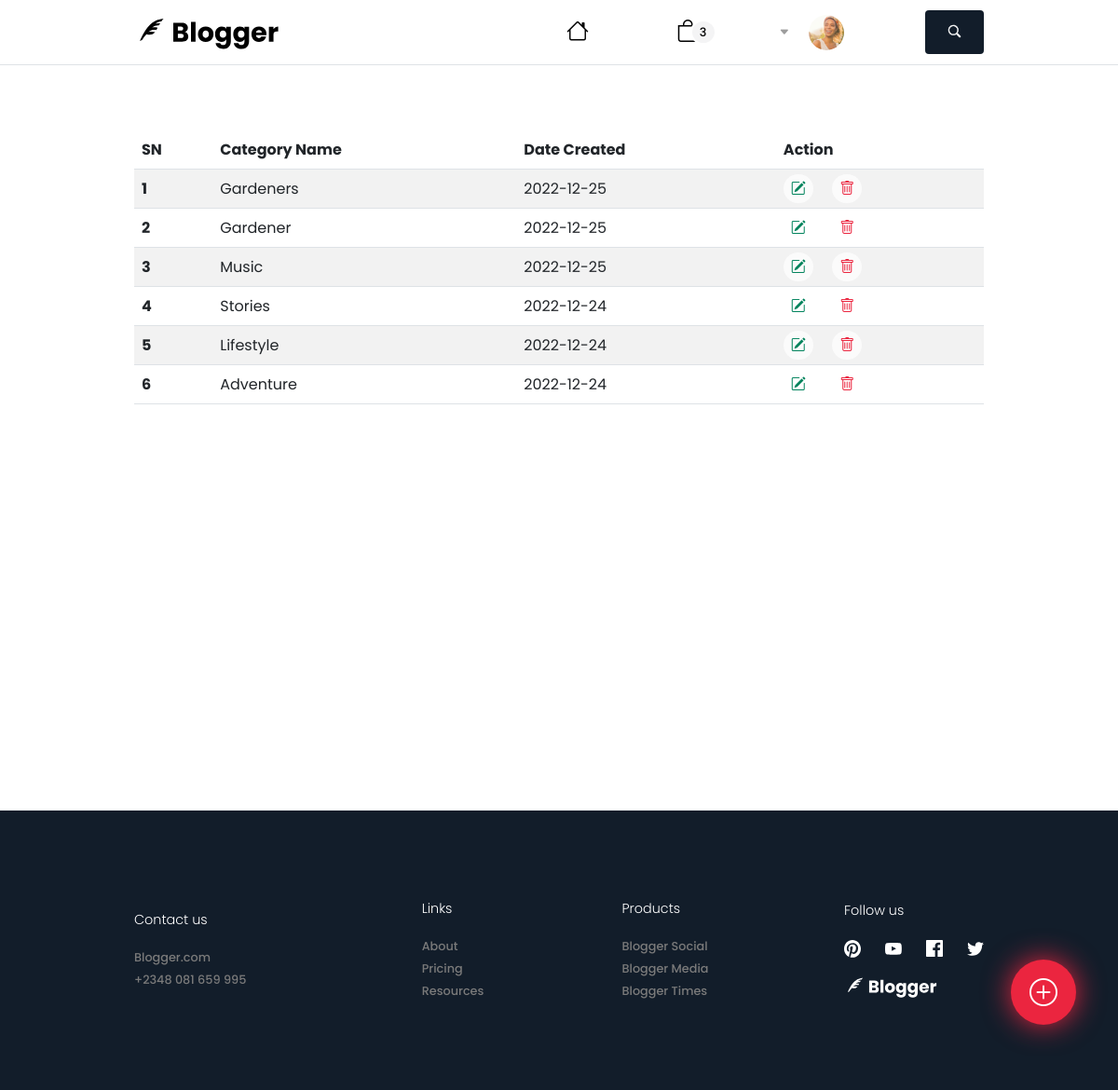
The app's page /categories.php, older data.
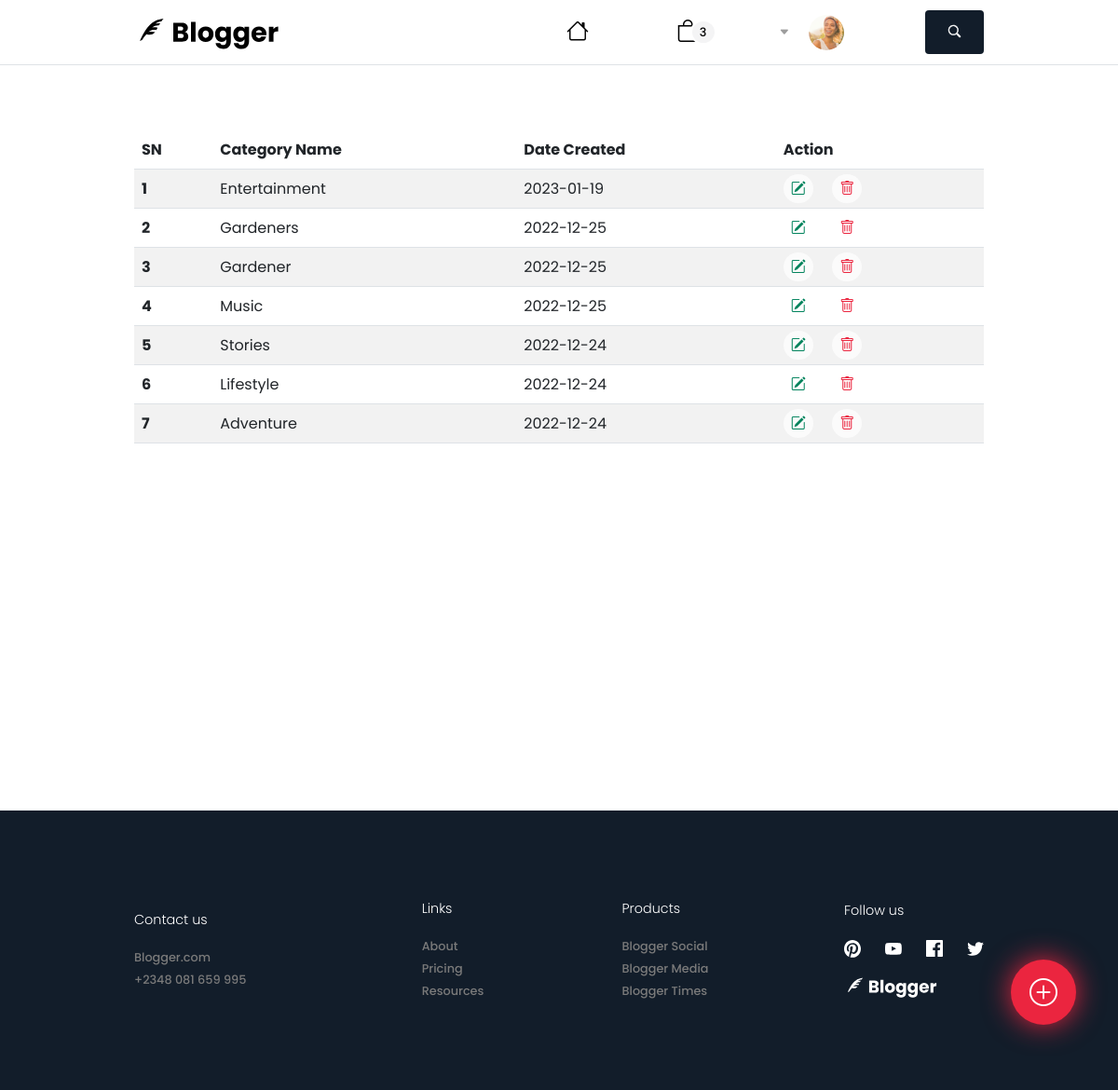
The same page, newer data.
### tables this page shows
CREATE TABLE `categories` (
  `id` int NOT NULL,
  `addCategory` varchar(255) NOT NULL,
  `dateCreated` date NOT NULL
);

### classes/dbConnect.php (called while the page is built)
<?php
    class DbConnect
    {
        protected function connect()
        {
            try
            {
                $username = 'root';
                $password = '';
                $dbConn = new PDO('mysql:host=localhost;dbname=blogger', $username, $password);
                return $dbConn;
            }
            catch (PDOException $e)
            {
                print "Connection failed: " . $e->getMessage() . "<br>";
                die();
            }
        }
    }
?>

### classes/category.queryDb.php (called while the page is built, shortened)
<?php
    class CategoryQueryDb extends DbConnect
    {
        public function fetchAllCategories()
        {
            try
            {
                $stmt = $this->connect()->prepare("SELECT * FROM categories ORDER BY id DESC");
                $stmt->execute();
                return $stmt->fetchAll();
            }
            catch (Exception $e)
            {
                return $e->getMessage();
            }
        }
    }
?>

### categories.php (the view, shortened to what this page needs)
<?php
require './classes/dbConnect.php';
?>
<body>
    <div class="mainContainer">
        <?php include './headers/categoriesHeader.php' ?>
        <section class="categoriesWrapper ">
            <table class="table table-striped table-hover">
                <thead>
                    <tr>
                        <th scope="col">SN</th>
                        <th scope="col">Category Name</th>
                        <th scope="col">Date Created</th>
                        <th scope="col">Action</th>
                    </tr>
                </thead>
                <tbody>
                    <?php
                        $result = new CategoryQueryDb();
                        $categories = $result->fetchAllCategories();
                        foreach ($categories as $key => $category):?>
                        <tr>
                            <th scope="row"><?= $key + 1 ?></th>
                            <td><?= $category['addCategory'] ?></td>
                            <td><?= $category['dateCreated'] ?></td>
                            <td>
                                <a href="javascript:void(0)" class="me-3" data-bs-toggle="modal" data-bs-target="#updateModal<?= $category['id'] ?>"><i class="bi bi-pencil-square"></i></a>
                                <a href="categories.php?deleteId=<?= $category['id'] ?>"><i class="bi bi-trash"></a></i>
                            </td>
                        </tr>
                    <?php endforeach ?>
                </tbody>
            </table>
        </section>
        <footer class="d-flex justify-content-between align-items-center ">
            <div class="contactUs">
                <ul class="d-flex flex-column">
                    <p>Contact us</p>
                    <li><a href="#">Blogger.com</a></li>
                    <li><a href="tel:+2348081659995">+2348 081 659 995</a></li>
                </ul>
            </div>
            <div class="links justify-content-center">
                <ul class="d-flex flex-column">
                    <p>Links</p>
                    <li><a href="#">About</a></li>
                    <li><a href="#">Pricing</a></li>
                    <li><a href="#">Resources</a></li>
                </ul>
            </div>
            <div class="products justify-content-center">
                <ul class="d-flex flex-column">
                    <p>Products</p>
                    <li><a href="#">Blogger Social</a></li>
                    <li><a href="#">Blogger Media</a></li>
                    <li><a href="#">Blogger Times</a></li>
                </ul>
            </div>
            <div class="followUs justify-content-end">
                <ul class="d-flex flex-column align-items-start">
                    <p>Follow us</p>
                    <li>
                        <ul>
                            <li><a href="#"><img src="assets/svg/pinterestIcon.svg" alt="follow us on Facebook"></a></li>
                            <li><a href="#"><img src="assets/svg/youtubeIcon.svg" alt="follow us on Youtube"></a></li>
                            <li><a href="#"><img src="assets/svg/facebookIcon.svg" alt="follow us on Facebook"></a></li>
                            <li><a href="#"><img src="assets/svg/twitterIcon.svg" alt="follow us on Twitter"></a></li>
                        </ul>
                    </li>
                    <li class="logoList mt-3"><a href="#"><img src="assets/svg/bloggerLogoWhite.svg" alt="Blogger.com"></a></li>
                </ul>
            </div>
        </footer>
        <button type="button" class="postBtn border-0" data-bs-toggle="modal" data-bs-target="#exampleModal">
            <i class="bi bi-plus-circle"></i>
        </button>
    </div>
</body>
</html>

### headers/categoriesHeader.php (shortened to what this page needs)
<!DOCTYPE html>
<html lang="en">
<head>
    <link href="https://cdn.jsdelivr.net/npm/bootstrap@5.2.2/dist/css/bootstrap.min.css" rel="stylesheet">
    <link rel="stylesheet" href="./styles/css/categories.css">
</head>
<header class="d-flex justify-content-between align-items-center sticky-top border-bottom">
    <div class="logoContainer"><a href="index.php"><img src="assets/svg/bloggerLogoBlack.svg" alt="blogger logo"></a></div>
    <nav class="headerMenuContainer">
        <ul class="d-flex justify-content-between align-items-center wrap">
        <li class="home"><a href="./index.php"><i class="bi bi-house"></i></a></li>
            <li class="cart"><a href="./cart.php"><i class="bi bi-bag"></i><span>3</span></a></li>
            <li class="profile d-flex justify-content-between align-items-center">
                <div class="profileLinkWrapper" class="d-flex justify-content-between align-items-center">
                    <i class="bi bi-caret-down-fill caretIcon" onclick="revealProfileDropdown()"></i>
                    <a href="./posts.php">
                        <img src="assets/images/moji.png" alt="user account">
                    </a>
                </div>
            </li>
            <li class="search d-flex justify-content-center">
                <button type="submit" class="border-0">
                    <i class="bi bi-search searchIcon" onclick="toggleSearchDropdown()"></i>
                </button>
            </li>
        </ul>
    </nav>
</header>

### styles/css/categories.css (style rules this page uses)
body { font-family: "Poppins", sans-serif; }
*, img, a, ul, li, p, h2, h3, h4, h5, h6, input, textarea { margin: 0; padding: 0; list-style: none; text-decoration: none; box-sizing: border-box; resize: none !important; }
body .mainContainer { max-width: 100%; background-color: #ffffff; }
body .mainContainer header { padding: 0 12%; height: 70px; background-color: #ffffff; }
body .mainContainer header .logoContainer img { width: 60%; }
body .mainContainer header nav { width: 50%; }
body .mainContainer header nav ul li a { color: black; font-size: 0.9rem; font-weight: 500; }
body .mainContainer header nav ul .home a i { font-size: 1.5rem; }
body .mainContainer header nav ul .cart a { padding-top: 23px; padding-bottom: 21px; }
body .mainContainer header nav ul .cart a span { position: absolute; margin-left: -10px; font-size: 0.8rem; font-weight: 500; border-radius: 50%; padding: 2px 8px; border: 2px solid #ffffff; background-color: #f4f4f5; }
body .mainContainer header nav ul .cart a i { font-size: 1.5rem; }
body .mainContainer header nav ul .profile .profileLinkWrapper { padding: 4px; padding-right: 0; }
body .mainContainer header nav ul .profile .profileLinkWrapper i { color: #9d9d9d; margin-left: -12px; border: 1px solid #ffffff; font-size: 0.7rem; font-weight: 500; padding: 4px 6.5px; border-radius: 50%; background-color: #ffffff; }
body .mainContainer header nav ul .profile .profileLinkWrapper a img { width: 40px; height: 40px; object-fit: cover; border-radius: 50px; border: 1px solid #ffffff; }
body .mainContainer header nav ul .search i { color: #ffffff; font-size: 13px; text-align: center; padding: 14px 25px; background-color: #121d2a; -webkit-text-stroke: 0.5px; border-radius: 4px; }
body .mainContainer header nav ul a { width: 100px; text-align: center; padding: 23px 8px; font-size: 0.9rem; color: #121d2a; letter-spacing: 0.5px; font-weight: 600; }
body .mainContainer .categoriesWrapper { width: 100%; height: 100vh; padding: 0 12%; padding-top: 70px; }
body .mainContainer .categoriesWrapper table tbody { width: 100%; }
body .mainContainer .categoriesWrapper table tbody tr td a { padding: 4px 8px; border-radius: 50px; background-color: rgba(255, 255, 255, 0.678); }
body .mainContainer .categoriesWrapper table tbody tr td a:first-child { color: #00835c; }
body .mainContainer .categoriesWrapper table tbody tr td a:nth-child(2) { color: #eb253f; }
body footer { height: 300px; background-color: #121d2a; padding: 0 12%; }
body footer div { width: 25%; display: flex; }
body footer div ul p { color: #ffffff; margin-bottom: 16px; font-size: 0.9rem; font-weight: 300; }
body footer div ul li a { font-size: 0.8rem; font-weight: 500; color: #7a7a7a; }
body footer div:last-child ul li ul { width: 150px; display: flex; justify-content: space-between; }
body footer div:last-child ul li ul li a { width: 20px; }
body footer div:last-child ul li ul li a img { width: 18px; }
body footer div:last-child ul .logoList a img { width: 100px; }
body .postBtn { position: fixed; bottom: 70px; right: 45px; width: 70px; height: 70px; border-radius: 50px; font-size: 30px; color: #ffffff; box-shadow: 0px 0px 30px #eb253f; background-color: #eb253f; }

Row changes from the older to the newer data that the page shows:
added categories: addCategory "Entertainment", dateCreated "2023-01-19"
